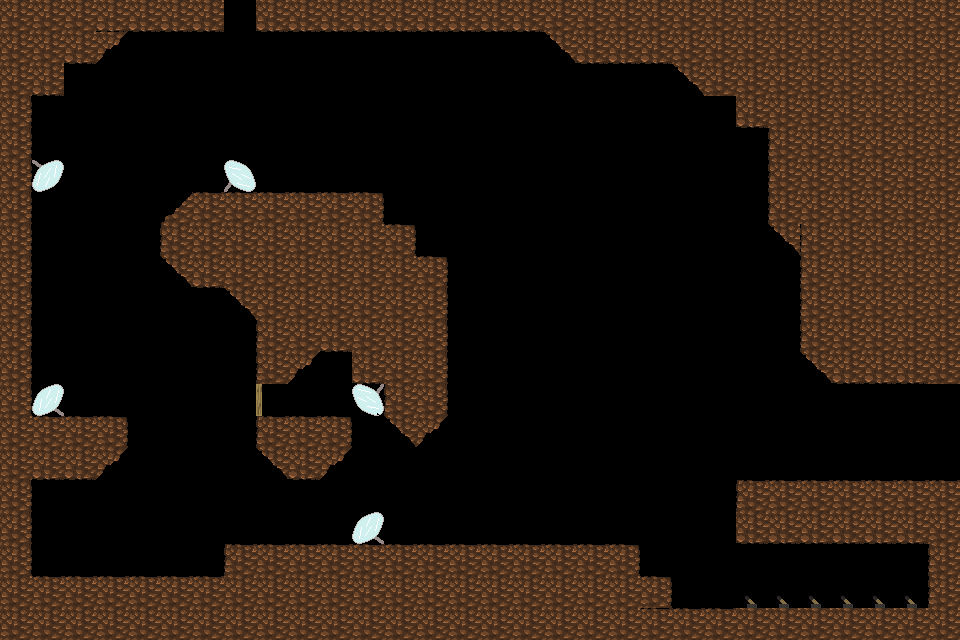

The image is a tile-based game level rendered from a .tmx file. Its description and source (layers, tilesets, objects; grid data summarised) follow:
An orthogonal 30x20 tile map with 32x32 px tiles, 1 tile layer (Kachelebene 1), 3 tilesets and 6 objects.

<map version="1.0" orientation="orthogonal" renderorder="right-down" width="30" height="20" tilewidth="32" tileheight="32" nextobjectid="7">
 <properties>
  <property name="SpawnX" value="1" />
  <property name="SpawnY" value="2" />
 </properties>
 <tileset firstgid="1" name="light" tilewidth="32" tileheight="32" tilecount="4">
  <image source="light.png" width="64" height="64" />
 </tileset>
 <tileset firstgid="5" name="objects" tilewidth="32" tileheight="32" tilecount="64">
  <image source="spritesheet.png" width="256" height="256" />
 </tileset>
 <tileset firstgid="69" name="tileset" tilewidth="32" tileheight="32" tilecount="16">
  <image source="tileset_cave.png" width="128" height="128" />
 </tileset>
 <layer name="Kachelebene 1" width="30" height="20">
  <data>[600 cells, 273 non-empty, 16 distinct tile ids]</data>
 </layer>
 <objectgroup name="objectLayer">
  <object id="1" gid="48" x="736" y="608" width="32" height="32">
   <properties>
    <property name="TargetX" value="11" />
    <property name="TargetY" value="7" />
   </properties>
  </object>
  <object id="2" gid="48" x="768" y="608" width="32" height="32">
   <properties>
    <property name="TargetX" value="1" />
    <property name="TargetY" value="7" />
   </properties>
  </object>
  <object id="3" gid="48" x="800" y="608" width="32" height="32">
   <properties>
    <property name="TargetX" value="11" />
    <property name="TargetY" value="3" />
   </properties>
  </object>
  <object id="4" gid="48" x="832" y="608" width="32" height="32">
   <properties>
    <property name="TargetX" value="7" />
    <property name="TargetY" value="14" />
   </properties>
  </object>
  <object id="5" gid="48" x="864" y="608" width="32" height="32">
   <properties>
    <property name="TargetX" value="8" />
    <property name="TargetY" value="7" />
   </properties>
  </object>
  <object id="6" gid="48" x="896" y="608" width="32" height="32">
   <properties>
    <property name="TargetX" value="1" />
    <property name="TargetY" value="14" />
   </properties>
  </object>
 </objectgroup>
</map>
